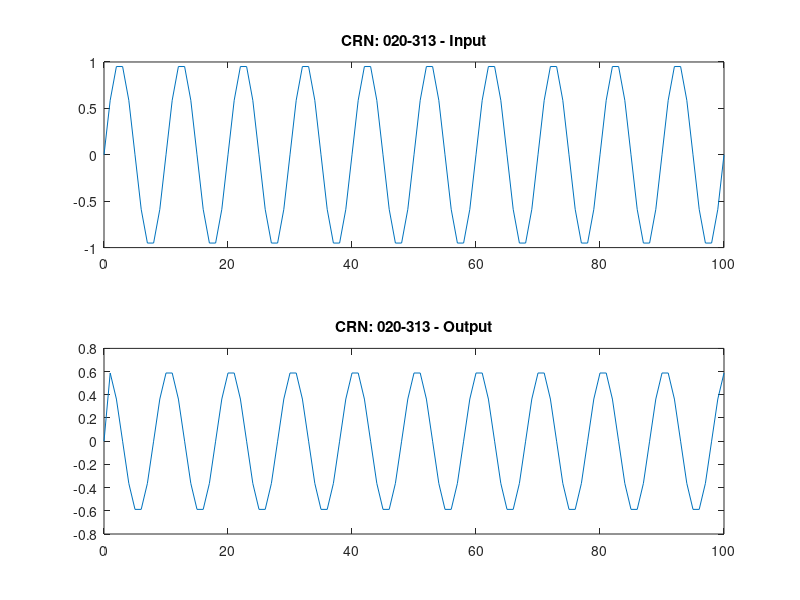

MATLAB code to generate this figure:
% CRN: 020-313 - Differentiator
n = 0:100; x = sin(2*pi*0.1*n);
B = [1 -1]; A = 1;
y = filter(B, A, x);
subplot(2,1,1); plot(n,x); title('CRN: 020-313 - Input');
subplot(2,1,2); plot(n,y); title('CRN: 020-313 - Output');
